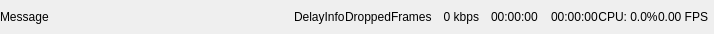
<?xml version="1.0" encoding="UTF-8"?>
<ui version="4.0">
 <class>StatusBarWidget</class>
 <widget class="QWidget" name="StatusBarWidget">
  <property name="geometry">
   <rect>
    <x>0</x>
    <y>0</y>
    <width>714</width>
    <height>34</height>
   </rect>
  </property>
  <property name="minimumSize">
   <size>
    <width>0</width>
    <height>34</height>
   </size>
  </property>
  <property name="windowTitle">
   <string>Form</string>
  </property>
  <layout class="QHBoxLayout" name="horizontalLayout">
   <property name="spacing">
    <number>0</number>
   </property>
   <property name="leftMargin">
    <number>0</number>
   </property>
   <property name="topMargin">
    <number>0</number>
   </property>
   <property name="rightMargin">
    <number>6</number>
   </property>
   <property name="bottomMargin">
    <number>0</number>
   </property>
   <item>
    <widget class="QFrame" name="messageFrame">
     <property name="sizePolicy">
      <sizepolicy hsizetype="Expanding" vsizetype="Preferred">
       <horstretch>0</horstretch>
       <verstretch>0</verstretch>
      </sizepolicy>
     </property>
     <property name="styleSheet">
      <string notr="true">border: none;</string>
     </property>
     <property name="frameShape">
      <enum>QFrame::NoFrame</enum>
     </property>
     <property name="frameShadow">
      <enum>QFrame::Plain</enum>
     </property>
     <layout class="QHBoxLayout" name="horizontalLayout_9">
      <property name="leftMargin">
       <number>0</number>
      </property>
      <property name="topMargin">
       <number>0</number>
      </property>
      <property name="rightMargin">
       <number>0</number>
      </property>
      <property name="bottomMargin">
       <number>0</number>
      </property>
      <item>
       <widget class="QLabel" name="message">
        <property name="sizePolicy">
         <sizepolicy hsizetype="Ignored" vsizetype="Maximum">
          <horstretch>0</horstretch>
          <verstretch>0</verstretch>
         </sizepolicy>
        </property>
        <property name="text">
         <string>Message</string>
        </property>
       </widget>
      </item>
     </layout>
    </widget>
   </item>
   <item>
    <widget class="QFrame" name="delayFrame">
     <property name="frameShape">
      <enum>QFrame::NoFrame</enum>
     </property>
     <property name="frameShadow">
      <enum>QFrame::Plain</enum>
     </property>
     <property name="lineWidth">
      <number>0</number>
     </property>
     <layout class="QHBoxLayout" name="horizontalLayout_7">
      <property name="leftMargin">
       <number>0</number>
      </property>
      <property name="topMargin">
       <number>0</number>
      </property>
      <property name="rightMargin">
       <number>0</number>
      </property>
      <property name="bottomMargin">
       <number>0</number>
      </property>
      <item>
       <widget class="QLabel" name="delayInfo">
        <property name="sizePolicy">
         <sizepolicy hsizetype="Maximum" vsizetype="Maximum">
          <horstretch>0</horstretch>
          <verstretch>0</verstretch>
         </sizepolicy>
        </property>
        <property name="text">
         <string>DelayInfo</string>
        </property>
       </widget>
      </item>
     </layout>
    </widget>
   </item>
   <item>
    <widget class="QFrame" name="issuesFrame">
     <property name="frameShape">
      <enum>QFrame::NoFrame</enum>
     </property>
     <property name="frameShadow">
      <enum>QFrame::Plain</enum>
     </property>
     <property name="lineWidth">
      <number>0</number>
     </property>
     <layout class="QHBoxLayout" name="horizontalLayout_6">
      <property name="leftMargin">
       <number>0</number>
      </property>
      <property name="topMargin">
       <number>0</number>
      </property>
      <property name="rightMargin">
       <number>0</number>
      </property>
      <property name="bottomMargin">
       <number>0</number>
      </property>
      <item>
       <widget class="QLabel" name="droppedFrames">
        <property name="sizePolicy">
         <sizepolicy hsizetype="Maximum" vsizetype="Maximum">
          <horstretch>0</horstretch>
          <verstretch>0</verstretch>
         </sizepolicy>
        </property>
        <property name="text">
         <string>DroppedFrames</string>
        </property>
       </widget>
      </item>
     </layout>
    </widget>
   </item>
   <item>
    <widget class="QFrame" name="networkFrame">
     <property name="frameShape">
      <enum>QFrame::NoFrame</enum>
     </property>
     <property name="frameShadow">
      <enum>QFrame::Plain</enum>
     </property>
     <property name="lineWidth">
      <number>0</number>
     </property>
     <layout class="QHBoxLayout" name="horizontalLayout_4">
      <property name="spacing">
       <number>4</number>
      </property>
      <property name="leftMargin">
       <number>0</number>
      </property>
      <property name="topMargin">
       <number>0</number>
      </property>
      <property name="rightMargin">
       <number>0</number>
      </property>
      <property name="bottomMargin">
       <number>0</number>
      </property>
      <item>
       <widget class="QLabel" name="statusIcon">
        <property name="sizePolicy">
         <sizepolicy hsizetype="Maximum" vsizetype="Maximum">
          <horstretch>0</horstretch>
          <verstretch>0</verstretch>
         </sizepolicy>
        </property>
        <property name="text">
         <string/>
        </property>
        <property name="pixmap">
         <pixmap resource="obs.qrc">:/res/images/network-inactive.svg</pixmap>
        </property>
       </widget>
      </item>
      <item>
       <widget class="QLabel" name="kbps">
        <property name="enabled">
         <bool>true</bool>
        </property>
        <property name="sizePolicy">
         <sizepolicy hsizetype="Preferred" vsizetype="Maximum">
          <horstretch>0</horstretch>
          <verstretch>0</verstretch>
         </sizepolicy>
        </property>
        <property name="text">
         <string>0 kbps</string>
        </property>
        <property name="alignment">
         <set>Qt::AlignRight|Qt::AlignTrailing|Qt::AlignVCenter</set>
        </property>
       </widget>
      </item>
     </layout>
    </widget>
   </item>
   <item>
    <widget class="QFrame" name="streamFrame">
     <property name="frameShape">
      <enum>QFrame::NoFrame</enum>
     </property>
     <property name="frameShadow">
      <enum>QFrame::Plain</enum>
     </property>
     <property name="lineWidth">
      <number>0</number>
     </property>
     <layout class="QHBoxLayout" name="horizontalLayout_3">
      <property name="leftMargin">
       <number>0</number>
      </property>
      <property name="topMargin">
       <number>0</number>
      </property>
      <property name="rightMargin">
       <number>0</number>
      </property>
      <property name="bottomMargin">
       <number>0</number>
      </property>
      <property name="spacing">
       <number>5</number>
      </property>
      <item>
       <widget class="QLabel" name="streamIcon">
        <property name="sizePolicy">
         <sizepolicy hsizetype="Maximum" vsizetype="Maximum">
          <horstretch>0</horstretch>
          <verstretch>0</verstretch>
         </sizepolicy>
        </property>
        <property name="text">
         <string/>
        </property>
        <property name="pixmap">
         <pixmap resource="obs.qrc">:/res/images/streaming-inactive.svg</pixmap>
        </property>
        <property name="scaledContents">
         <bool>false</bool>
        </property>
       </widget>
      </item>
      <item>
       <widget class="QLabel" name="streamTime">
        <property name="enabled">
         <bool>true</bool>
        </property>
        <property name="sizePolicy">
         <sizepolicy hsizetype="Maximum" vsizetype="Maximum">
          <horstretch>0</horstretch>
          <verstretch>0</verstretch>
         </sizepolicy>
        </property>
        <property name="text">
         <string>00:00:00</string>
        </property>
       </widget>
      </item>
     </layout>
    </widget>
   </item>
   <item>
    <widget class="QFrame" name="recordFrame">
    <property name="visible">
        <bool>false</bool>
    </property>
     <property name="sizePolicy">
      <sizepolicy hsizetype="Preferred" vsizetype="Preferred">
       <horstretch>0</horstretch>
       <verstretch>0</verstretch>
      </sizepolicy>
     </property>
     <property name="frameShape">
      <enum>QFrame::NoFrame</enum>
     </property>
     <property name="frameShadow">
      <enum>QFrame::Plain</enum>
     </property>
     <property name="lineWidth">
      <number>0</number>
     </property>
     <layout class="QHBoxLayout" name="horizontalLayout_2">
      <property name="leftMargin">
       <number>0</number>
      </property>
      <property name="topMargin">
       <number>0</number>
      </property>
      <property name="rightMargin">
       <number>0</number>
      </property>
      <property name="bottomMargin">
       <number>0</number>
      </property>
      <item>
       <widget class="QLabel" name="recordIcon">
        <property name="sizePolicy">
         <sizepolicy hsizetype="Maximum" vsizetype="Maximum">
          <horstretch>0</horstretch>
          <verstretch>0</verstretch>
         </sizepolicy>
        </property>
        <property name="text">
         <string/>
        </property>
        <property name="pixmap">
         <pixmap resource="obs.qrc">:/res/images/recording-inactive.svg</pixmap>
        </property>
        <property name="scaledContents">
         <bool>false</bool>
        </property>
       </widget>
      </item>
      <item>
       <widget class="QLabel" name="recordTime">
        <property name="enabled">
         <bool>true</bool>
        </property>
        <property name="sizePolicy">
         <sizepolicy hsizetype="Maximum" vsizetype="Maximum">
          <horstretch>0</horstretch>
          <verstretch>0</verstretch>
         </sizepolicy>
        </property>
        <property name="text">
         <string>00:00:00</string>
        </property>
       </widget>
      </item>
     </layout>
    </widget>
   </item>
   <item>
    <widget class="QFrame" name="cpuFrame">
     <property name="frameShape">
      <enum>QFrame::NoFrame</enum>
     </property>
     <property name="frameShadow">
      <enum>QFrame::Plain</enum>
     </property>
     <property name="lineWidth">
      <number>0</number>
     </property>
     <layout class="QHBoxLayout" name="horizontalLayout_5">
      <property name="leftMargin">
       <number>0</number>
      </property>
      <property name="topMargin">
       <number>0</number>
      </property>
      <property name="rightMargin">
       <number>0</number>
      </property>
      <property name="bottomMargin">
       <number>0</number>
      </property>
      <item>
       <widget class="QLabel" name="cpuUsage">
        <property name="sizePolicy">
         <sizepolicy hsizetype="Maximum" vsizetype="Maximum">
          <horstretch>0</horstretch>
          <verstretch>0</verstretch>
         </sizepolicy>
        </property>
        <property name="text">
         <string>CPU: 0.0%</string>
        </property>
        <property name="alignment">
         <set>Qt::AlignCenter</set>
        </property>
       </widget>
      </item>
     </layout>
    </widget>
   </item>
   <item>
    <widget class="QFrame" name="fpsFrame">
     <property name="frameShape">
      <enum>QFrame::NoFrame</enum>
     </property>
     <property name="frameShadow">
      <enum>QFrame::Plain</enum>
     </property>
     <property name="lineWidth">
      <number>0</number>
     </property>
     <layout class="QHBoxLayout" name="horizontalLayout_8">
      <property name="leftMargin">
       <number>0</number>
      </property>
      <property name="topMargin">
       <number>0</number>
      </property>
      <property name="rightMargin">
       <number>0</number>
      </property>
      <property name="bottomMargin">
       <number>0</number>
      </property>
      <item>
       <widget class="QLabel" name="fpsCurrent">
        <property name="sizePolicy">
         <sizepolicy hsizetype="Maximum" vsizetype="Maximum">
          <horstretch>0</horstretch>
          <verstretch>0</verstretch>
         </sizepolicy>
        </property>
        <property name="text">
         <string>0.00 FPS</string>
        </property>
        <property name="alignment">
         <set>Qt::AlignCenter</set>
        </property>
       </widget>
      </item>
     </layout>
    </widget>
   </item>
  </layout>
 </widget>
 <resources>
  <include location="obs.qrc"/>
 </resources>
 <connections/>
</ui>
